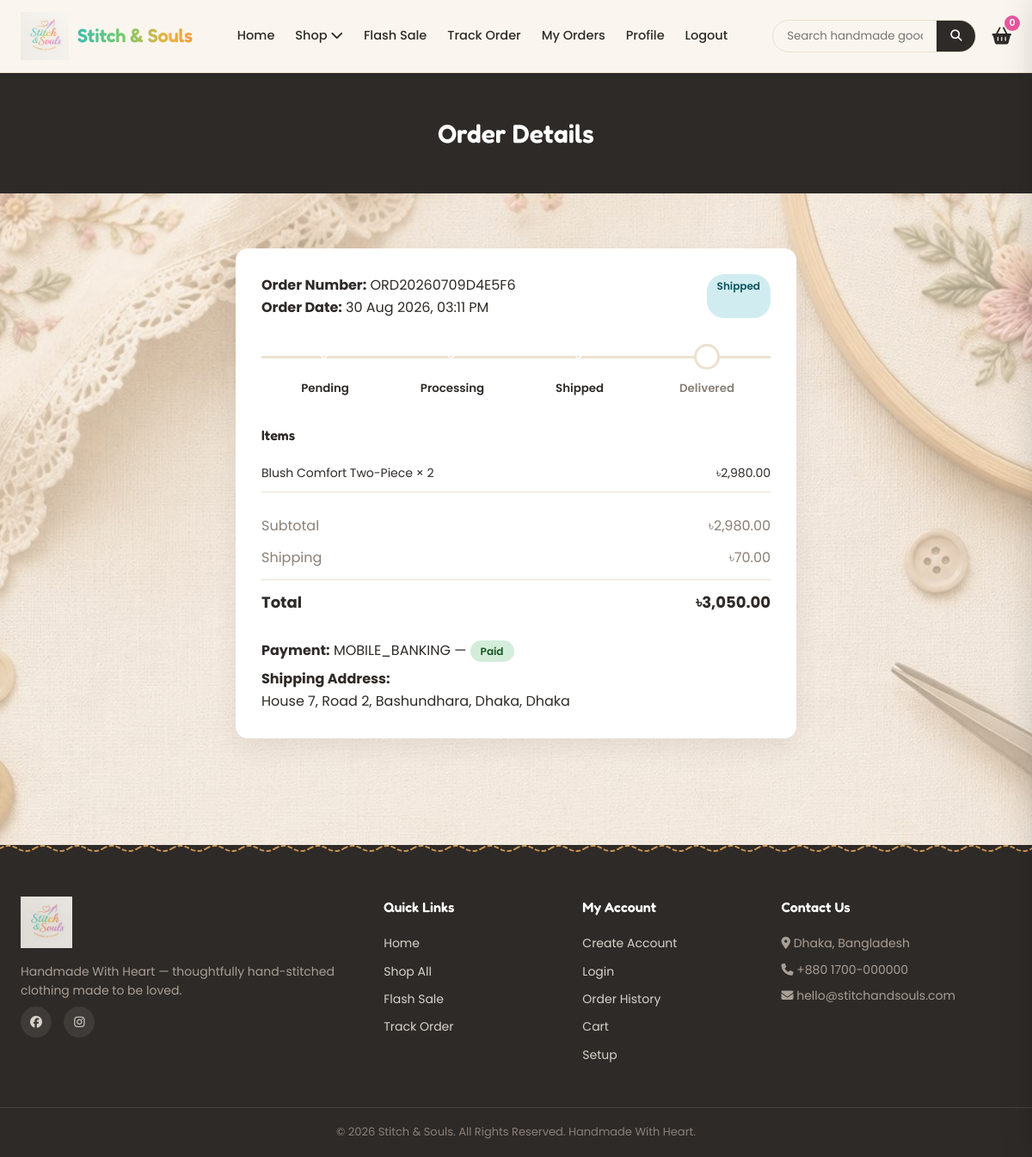
The app's page /order-details.php?id=2 (signed in) with its own data.
### tables this page shows
CREATE TABLE `orders` (
  `id` INT(11) NOT NULL AUTO_INCREMENT,
  `order_number` VARCHAR(30) NOT NULL UNIQUE,
  `customer_id` INT(11) DEFAULT NULL,
  `guest_name` VARCHAR(150) DEFAULT NULL,
  `guest_email` VARCHAR(150) DEFAULT NULL,
  `guest_phone` VARCHAR(30) DEFAULT NULL,
  `shipping_address` TEXT NOT NULL,
  `city` VARCHAR(100) DEFAULT NULL,
  `shipping_zone` ENUM('inside_dhaka','outside_dhaka') NOT NULL DEFAULT 'inside_dhaka',
  `subtotal` DECIMAL(10,2) NOT NULL DEFAULT 0.00,
  `shipping_fee` DECIMAL(10,2) NOT NULL DEFAULT 0.00,
  `total_amount` DECIMAL(10,2) NOT NULL DEFAULT 0.00,
  `payment_method` ENUM('cod','card','mobile_banking') DEFAULT 'cod',
  `payment_status` ENUM('unpaid','paid','failed','refunded') DEFAULT 'unpaid',
  `transaction_id` VARCHAR(100) DEFAULT NULL,
  `order_status` ENUM('pending','processing','shipped','delivered','cancelled') DEFAULT 'pending',
  `notes` TEXT DEFAULT NULL,
  `stitch_request` TINYINT(1) NOT NULL DEFAULT 0 COMMENT 'Customer asked us to stitch the dress for them',
  `handled_by` INT(11) DEFAULT NULL COMMENT 'Employee who last processed/updated this order',
  `created_at` DATETIME DEFAULT CURRENT_TIMESTAMP,
  `updated_at` DATETIME DEFAULT CURRENT_TIMESTAMP ON UPDATE CURRENT_TIMESTAMP,
  PRIMARY KEY (`id`),
  KEY `customer_id` (`customer_id`),
  KEY `handled_by` (`handled_by`),
  CONSTRAINT `fk_order_customer` FOREIGN KEY (`customer_id`) REFERENCES `customers`(`id`) ON DELETE SET NULL,
  CONSTRAINT `fk_order_employee` FOREIGN KEY (`handled_by`) REFERENCES `employees`(`id`) ON DELETE SET NULL
);

CREATE TABLE `order_items` (
  `id` INT(11) NOT NULL AUTO_INCREMENT,
  `order_id` INT(11) NOT NULL,
  `product_id` INT(11) DEFAULT NULL,
  `product_name` VARCHAR(200) NOT NULL,
  `product_image` VARCHAR(255) DEFAULT NULL,
  `size` VARCHAR(30) DEFAULT NULL,
  `color` VARCHAR(30) DEFAULT NULL,
  `price` DECIMAL(10,2) NOT NULL,
  `quantity` INT(11) NOT NULL DEFAULT 1,
  `line_total` DECIMAL(10,2) NOT NULL,
  PRIMARY KEY (`id`),
  KEY `order_id` (`order_id`),
  CONSTRAINT `fk_item_order` FOREIGN KEY (`order_id`) REFERENCES `orders`(`id`) ON DELETE CASCADE
);

### includes/functions.php (called while the page is built, shortened)
<?php
function sanitize($str) {
    return htmlspecialchars(trim($str ?? ''), ENT_QUOTES, 'UTF-8');
}
function formatPrice($price) {
    global $siteSettings;
    $symbol = $siteSettings['currency_symbol'] ?? '৳';
    return $symbol . number_format((float)$price, 2);
}

### config/config.php (called while the page is built, shortened)
<?php
require_once __DIR__ . '/database.php';
require_once __DIR__ . '/../includes/functions.php';
$siteSettings = [];
try {
    $stmt = $pdo->query("SELECT setting_key, setting_value FROM site_settings");
    foreach ($stmt->fetchAll() as $row) {
        $siteSettings[$row['setting_key']] = $row['setting_value'];
    }
} catch (Exception $e) {
}

### order-details.php (the view, shortened to what this page needs)
<?php
require_once __DIR__ . '/config/config.php';
$id = (int)($_GET['id'] ?? 0);
$stmt = $pdo->prepare("SELECT * FROM orders WHERE id = ? AND customer_id = ?");
$stmt->execute([$id, $_SESSION['customer_id']]);
$order = $stmt->fetch();
$itemStmt = $pdo->prepare("SELECT * FROM order_items WHERE order_id = ?");
$itemStmt->execute([$order['id']]);
$items = $itemStmt->fetchAll();
$statusSteps = ['pending', 'processing', 'shipped', 'delivered'];
include __DIR__ . '/includes/header.php';
?>
<div class="page-banner"><div class="container"><h1>Order Details</h1></div></div>
<section class="section">
    <div class="container" style="max-width:700px;">
        <div class="checkout-box">
            <div style="display:flex;justify-content:space-between;flex-wrap:wrap;gap:10px;margin-bottom:20px;">
                <div>
                    <strong>Order Number:</strong> <?= sanitize($order['order_number']) ?><br>
                    <strong>Order Date:</strong> <?= date('d M Y, h:i A', strtotime($order['created_at'])) ?>
                </div>
                <span class="status-badge status-<?= sanitize($order['order_status']) ?>"><?= sanitize($order['order_status']) ?></span>
            </div>
            <?php if ($order['order_status'] !== 'cancelled'):
                $currentIndex = array_search($order['order_status'], $statusSteps); ?>
            <div style="display:flex;justify-content:space-between;margin:30px 0;position:relative;">
                <div style="position:absolute;top:14px;left:0;right:0;height:3px;background:var(--border);z-index:0;"></div>
                <?php foreach ($statusSteps as $i => $step): $done = $i <= $currentIndex; ?>
                <div style="position:relative;z-index:1;text-align:center;flex:1;">
                    <div style="width:30px;height:30px;border-radius:50%;background:<?= $done ? 'var(--wine)' : '#fff' ?>;border:3px solid <?= $done ? 'var(--wine)' : 'var(--border)' ?>;margin:0 auto 8px;display:flex;align-items:center;justify-content:center;color:#fff;">
                        <?php if ($done): ?><i class="fa-solid fa-check" style="font-size:12px;"></i><?php endif; ?>
                    </div>
                    <small style="text-transform:capitalize;color:<?= $done ? 'var(--wine)' : 'var(--text-light)' ?>;font-weight:600;"><?= $step ?></small>
                </div>
                <?php endforeach; ?>
            </div>
            <?php else: ?>
                <div class="alert alert-error">This order has been cancelled.</div>
            <?php endif; ?>
            <h4 style="margin:20px 0 10px;">Items</h4>
            <?php foreach ($items as $item): ?>
            <div class="order-summary-item">
                <span><?= sanitize($item['product_name']) ?> &times; <?= (int)$item['quantity'] ?></span>
                <span><?= formatPrice($item['line_total']) ?></span>
            </div>
            <?php endforeach; ?>
            <div class="cart-summary" style="box-shadow:none;padding:16px 0;max-width:none;margin:10px 0 0;">
                <div class="row"><span>Subtotal</span><span><?= formatPrice($order['subtotal']) ?></span></div>
                <div class="row"><span>Shipping</span><span><?= formatPrice($order['shipping_fee']) ?></span></div>
                <div class="row total"><span>Total</span><span><?= formatPrice($order['total_amount']) ?></span></div>
            </div>
            <p><strong>Payment:</strong> <?= strtoupper(sanitize($order['payment_method'])) ?> — <span class="status-badge status-<?= sanitize($order['payment_status']) ?>"><?= sanitize($order['payment_status']) ?></span></p>
            <p style="margin-top:8px;"><strong>Shipping Address:</strong><br><?= sanitize($order['shipping_address']) ?><?= $order['city'] ? ', ' . sanitize($order['city']) : '' ?></p>
        </div>
    </div>
</section>
<?php include __DIR__ . '/includes/footer.php'; ?>

### assets/css/style.css (style rules this page uses)
:root { --teal: #3EBFAE; --green: #7BC96B; --gold: #F0B23D; --gold-light: #FFE1A8; --orange: #F0853D; --coral: #F0623D; --pink: #E8579E; --purple: #A362C9; --cream: #FAF6EF; --cream-2: #F3ECDE; --ink: #2E2A28; --text-light: #8a8078; --border: #ece1d0; --radius: 14px; --shadow: 0 10px 28px rgba(46, 42, 40, 0.08); --transition: 0.3s cubic-bezier(.4,0,.2,1); --brand-gradient: linear-gradient(90deg, var(--teal), var(--green), var(--gold), var(--orange), var(--pink), var(--purple)); }
* { margin: 0; padding: 0; box-sizing: border-box; }
body { font-family: 'Poppins', sans-serif; color: var(--ink); background-color: var(--cream); background-image: linear-gradient(180deg, rgba(250,246,239,.55) 0%, rgba(250,246,239,.5) 45%, rgba(250,246,239,.6) 100%), url("../img/site-bg.jpg"); background-repeat: no-repeat; background-position: center top; background-size: cover; background-attachment: fixed; line-height: 1.6; overflow-x: hidden; }
h1, h2, h3, h4 { font-family: 'Fredoka', sans-serif; font-weight: 600; }
.container { max-width: 1280px; margin: 0 auto; padding: 0 24px; }
.section { padding: 64px 0; }
.cart-summary { background: #fff; padding: 26px; border-radius: var(--radius); box-shadow: var(--shadow); max-width: 380px; margin-left: auto; }
.cart-summary .row { display: flex; justify-content: space-between; margin-bottom: 12px; color: var(--text-light); }
.cart-summary .row.total { font-weight: 700; font-size: 18px; color: var(--ink); border-top: 1px solid var(--border); padding-top: 12px; }
.checkout-box { background: #fff; padding: 30px; border-radius: var(--radius); box-shadow: var(--shadow); }
.order-summary-item { display: flex; justify-content: space-between; padding: 10px 0; border-bottom: 1px solid var(--border); font-size: 14px; }
.page-banner { background: var(--ink); color: #fff; padding: 46px 0; text-align: center; }
.page-banner h1 { font-size: 30px; }
.status-badge { padding: 4px 12px; border-radius: 20px; font-size: 12px; font-weight: 600; text-transform: capitalize; }
.status-shipped { background: #d1ecf1; color: #0c5460; }
.status-paid { background: #d4edda; color: #155724; }

### records on screen
orders: order_number "ORD20260709D4E5F6", created_at "30 Aug 2026, 03:11 PM", order_status "Shipped", subtotal "৳2,980.00", shipping_fee "৳70.00", total_amount "৳3,050.00", payment_method "MOBILE_BANKING", payment_status "Paid", shipping_address "House 7, Road 2, Bashundhara, Dhaka", city "Dhaka"
order_items: product_name "Blush Comfort Two-Piece", quantity "2", line_total "৳2,980.00"

### other values on screen
cartCount() "0"
$step "Pending"
$step "Processing"
$step "Shipped"
$step "Delivered"
setting('site_tagline', 'Handmade With Heart') "Handmade With Heart"
setting('site_address') "Dhaka, Bangladesh"
setting('site_phone') "+880 1700-000000"
setting('site_email') "hello@stitchandsouls.com"
setting('site_name', 'Stitch & Souls') "Stitch & Souls"
